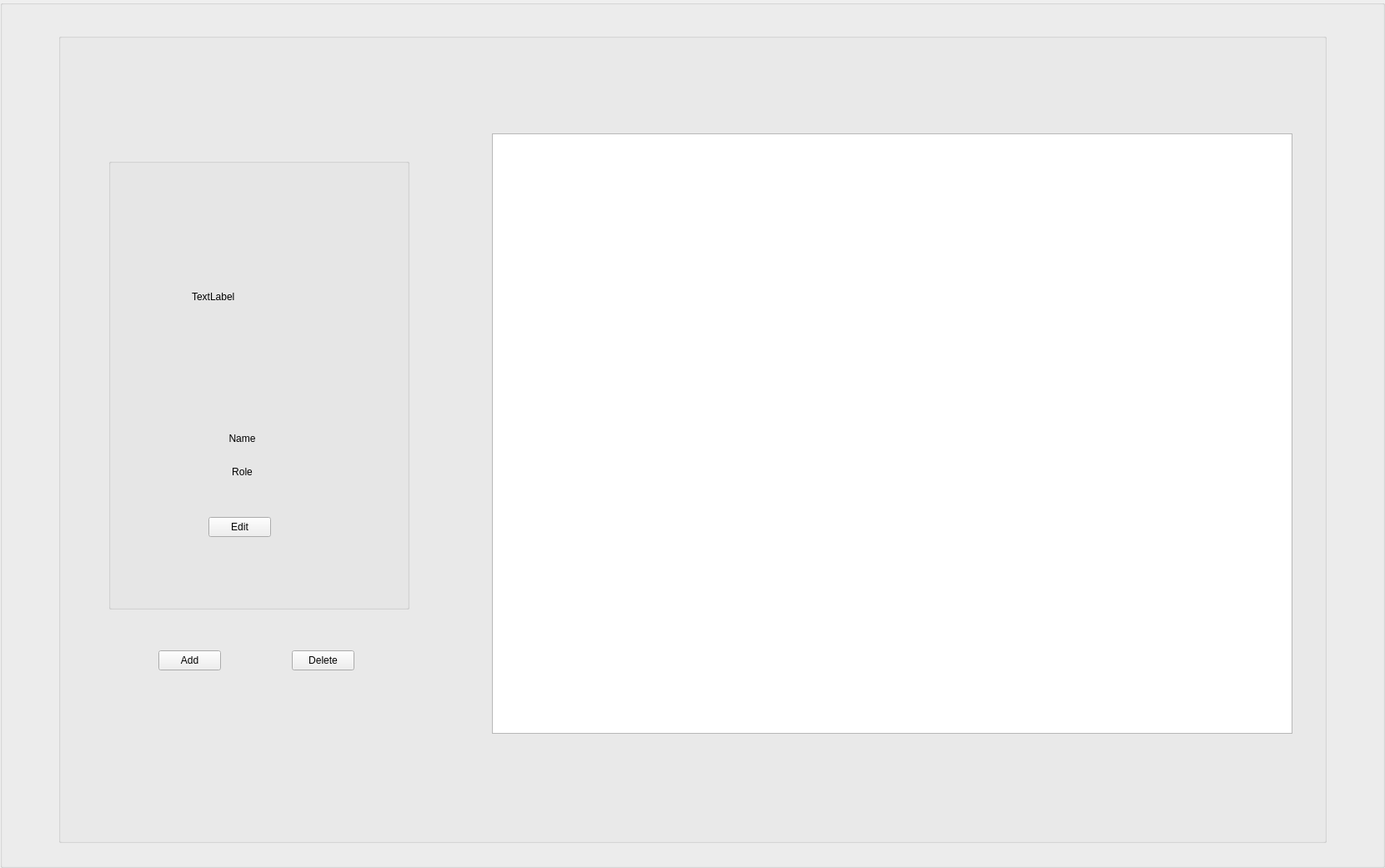
<?xml version="1.0" encoding="UTF-8"?>
<ui version="4.0">
 <class>admin_accounts</class>
 <widget class="QWidget" name="admin_accounts">
  <property name="geometry">
   <rect>
    <x>0</x>
    <y>0</y>
    <width>1661</width>
    <height>1041</height>
   </rect>
  </property>
  <property name="windowTitle">
   <string>Form</string>
  </property>
  <property name="layoutDirection">
   <enum>Qt::LeftToRight</enum>
  </property>
  <property name="autoFillBackground">
   <bool>false</bool>
  </property>
  <property name="styleSheet">
   <string notr="true">QWidget#cashier_dashboard {
	background: #FEFEFE;
}</string>
  </property>
  <widget class="QGroupBox" name="admin_MainContainer">
   <property name="geometry">
    <rect>
     <x>0</x>
     <y>0</y>
     <width>1661</width>
     <height>1041</height>
    </rect>
   </property>
   <property name="styleSheet">
    <string notr="true">QGroupBox#admin_MainContainer{
	background: #rgba(255,255,255,0.5);
}</string>
   </property>
   <property name="title">
    <string/>
   </property>
   <widget class="QGroupBox" name="gb_container">
    <property name="geometry">
     <rect>
      <x>70</x>
      <y>40</y>
      <width>1521</width>
      <height>971</height>
     </rect>
    </property>
    <property name="title">
     <string/>
    </property>
    <widget class="QTableView" name="tv_accounts">
     <property name="geometry">
      <rect>
       <x>520</x>
       <y>120</y>
       <width>960</width>
       <height>720</height>
      </rect>
     </property>
     <property name="frameShadow">
      <enum>QFrame::Raised</enum>
     </property>
     <property name="horizontalScrollBarPolicy">
      <enum>Qt::ScrollBarAlwaysOff</enum>
     </property>
     <property name="defaultDropAction">
      <enum>Qt::IgnoreAction</enum>
     </property>
     <property name="alternatingRowColors">
      <bool>false</bool>
     </property>
     <property name="selectionMode">
      <enum>QAbstractItemView::SingleSelection</enum>
     </property>
     <property name="selectionBehavior">
      <enum>QAbstractItemView::SelectRows</enum>
     </property>
     <property name="textElideMode">
      <enum>Qt::ElideMiddle</enum>
     </property>
     <property name="showGrid">
      <bool>false</bool>
     </property>
     <property name="sortingEnabled">
      <bool>true</bool>
     </property>
     <attribute name="horizontalHeaderMinimumSectionSize">
      <number>0</number>
     </attribute>
     <attribute name="horizontalHeaderDefaultSectionSize">
      <number>300</number>
     </attribute>
    </widget>
    <widget class="QGroupBox" name="gb_cashier_details">
     <property name="geometry">
      <rect>
       <x>60</x>
       <y>150</y>
       <width>361</width>
       <height>541</height>
      </rect>
     </property>
     <property name="title">
      <string/>
     </property>
     <widget class="QLabel" name="lb_img">
      <property name="geometry">
       <rect>
        <x>100</x>
        <y>80</y>
        <width>171</width>
        <height>171</height>
       </rect>
      </property>
      <property name="text">
       <string>TextLabel</string>
      </property>
      <property name="scaledContents">
       <bool>true</bool>
      </property>
     </widget>
     <widget class="QLabel" name="lb_role">
      <property name="geometry">
       <rect>
        <x>90</x>
        <y>360</y>
        <width>141</width>
        <height>31</height>
       </rect>
      </property>
      <property name="text">
       <string>Role</string>
      </property>
      <property name="alignment">
       <set>Qt::AlignCenter</set>
      </property>
     </widget>
     <widget class="QPushButton" name="pb_edit">
      <property name="geometry">
       <rect>
        <x>120</x>
        <y>430</y>
        <width>75</width>
        <height>24</height>
       </rect>
      </property>
      <property name="text">
       <string>Edit</string>
      </property>
     </widget>
     <widget class="QLabel" name="lb_name">
      <property name="geometry">
       <rect>
        <x>90</x>
        <y>320</y>
        <width>141</width>
        <height>31</height>
       </rect>
      </property>
      <property name="text">
       <string>Name</string>
      </property>
      <property name="alignment">
       <set>Qt::AlignCenter</set>
      </property>
     </widget>
    </widget>
    <widget class="QPushButton" name="pb_add">
     <property name="geometry">
      <rect>
       <x>120</x>
       <y>740</y>
       <width>75</width>
       <height>24</height>
      </rect>
     </property>
     <property name="text">
      <string>Add</string>
     </property>
    </widget>
    <widget class="QPushButton" name="pb_remove">
     <property name="geometry">
      <rect>
       <x>280</x>
       <y>740</y>
       <width>75</width>
       <height>24</height>
      </rect>
     </property>
     <property name="text">
      <string>Delete</string>
     </property>
    </widget>
   </widget>
  </widget>
 </widget>
 <resources/>
 <connections/>
</ui>
